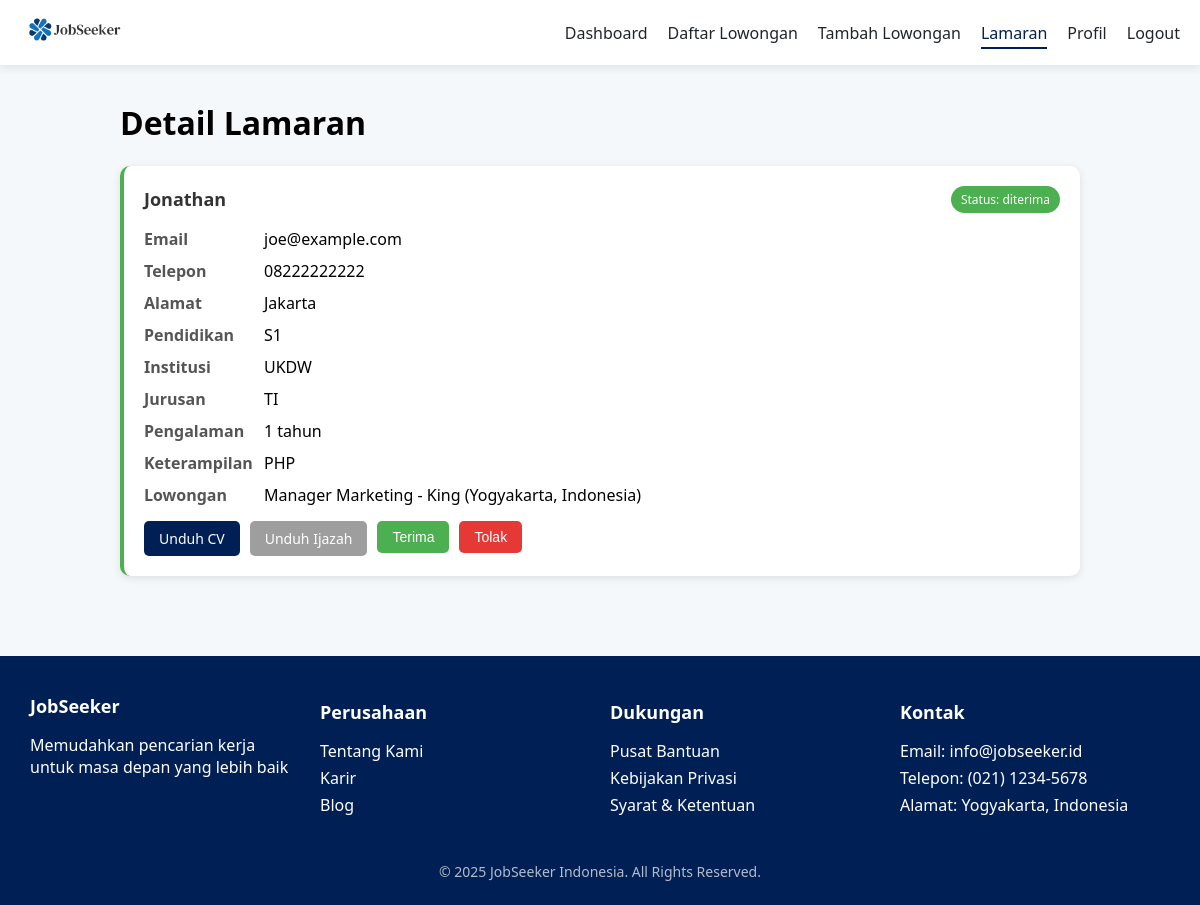
The app's page /lamaran_detail.php?id=5 (signed in) with its own data.
### tables this page shows
CREATE TABLE `lamaran` (
  `id` int(11) NOT NULL,
  `user_id` int(11) NOT NULL,
  `lowongan_id` int(11) NOT NULL,
  `nama` varchar(100) NOT NULL,
  `email` varchar(100) NOT NULL,
  `telp` varchar(20) NOT NULL,
  `alamat` text NOT NULL,
  `pendidikan` enum('SMA','D3','S1','S2','S3') NOT NULL,
  `institusi` varchar(100) NOT NULL,
  `jurusan` varchar(100) NOT NULL,
  `cv_path` varchar(255) NOT NULL,
  `ijazah_path` varchar(255) NOT NULL,
  `transkrip_path` varchar(255) DEFAULT NULL,
  `pengalaman` int(11) NOT NULL DEFAULT 0,
  `keterampilan` text NOT NULL,
  `tanggal_lamaran` timestamp NOT NULL DEFAULT current_timestamp(),
  `status` enum('pending','diterima','ditolak') DEFAULT 'pending'
);

CREATE TABLE `lowongan` (
  `id` int(11) NOT NULL,
  `employer_id` int(11) NOT NULL,
  `judul` varchar(100) NOT NULL,
  `perusahaan` varchar(100) NOT NULL,
  `kategori` varchar(50) NOT NULL,
  `lokasi` varchar(100) NOT NULL,
  `gaji_min` int(11) NOT NULL,
  `gaji_max` int(11) NOT NULL,
  `gaji_display` varchar(100) NOT NULL,
  `tipe` varchar(20) NOT NULL,
  `logo` varchar(255) NOT NULL,
  `deskripsi` text NOT NULL,
  `kualifikasi` text NOT NULL,
  `batas_lamaran` date DEFAULT NULL,
  `created_at` timestamp NOT NULL DEFAULT current_timestamp(),
  `updated_at` timestamp NOT NULL DEFAULT current_timestamp() ON UPDATE current_timestamp()
);

### lamaran_detail.php (the view, shortened to what this page needs)
<?php
include 'koneksi.php';
$lamaranId = isset($_GET['id']) ? (int) $_GET['id'] : 0;
$sql = "SELECT l.*, low.judul AS judul_lowongan, low.perusahaan, low.lokasi
        FROM lamaran l
        JOIN lowongan low ON l.lowongan_id = low.id
        WHERE l.id = $lamaranId";
$result = mysqli_query($conn, $sql);
$lamaran = mysqli_fetch_assoc($result);
?>
<!DOCTYPE html>
<html lang="id">
<head>
    <link rel="stylesheet" href="navbar.css">
</head>
<body>
    <div class="navbar-container">
        <nav class="navbar">
            <a href="dashboard_employer.php" class="logo">
                <img src="assets/logo website/jobseeker.png" alt="JobSeeker Logo">
            </a>
            <div class="nav-right">
                <a href="dashboard_employer.php" class="nav-item">Dashboard</a>
                <a href="lowongan_employer.php" class="nav-item">Daftar Lowongan</a>
                <a href="tambah_lowongan.php" class="nav-item">Tambah Lowongan</a>
                <a href="lamaran_employer.php" class="nav-item active">Lamaran</a>
                <a href="profile_employer.php" class="nav-item">Profil</a>
                <a href="logout.php" class="nav-item">Logout</a>
            </div>
        </nav>
    </div>
    <div class="container">
        <h1>Detail Lamaran</h1>
        <div class="lamaran-card">
            <div class="lamaran-header">
                <div class="lamaran-title"><?= htmlspecialchars($lamaran['nama']) ?></div>
                <div class="lamaran-status">Status: <?= htmlspecialchars($lamaran['status']) ?></div>
            </div>
            <div class="lamaran-detail">
                <div class="detail-label">Email</div>
                <div class="detail-value"><?= htmlspecialchars($lamaran['email']) ?></div>
            </div>
            <div class="lamaran-detail">
                <div class="detail-label">Telepon</div>
                <div class="detail-value"><?= htmlspecialchars($lamaran['telp']) ?></div>
            </div>
            <div class="lamaran-detail">
                <div class="detail-label">Alamat</div>
                <div class="detail-value"><?= htmlspecialchars($lamaran['alamat']) ?></div>
            </div>
            <div class="lamaran-detail">
                <div class="detail-label">Pendidikan</div>
                <div class="detail-value"><?= htmlspecialchars($lamaran['pendidikan']) ?></div>
            </div>
            <div class="lamaran-detail">
                <div class="detail-label">Institusi</div>
                <div class="detail-value"><?= htmlspecialchars($lamaran['institusi']) ?></div>
            </div>
            <div class="lamaran-detail">
                <div class="detail-label">Jurusan</div>
                <div class="detail-value"><?= htmlspecialchars($lamaran['jurusan']) ?></div>
            </div>
            <div class="lamaran-detail">
                <div class="detail-label">Pengalaman</div>
                <div class="detail-value"><?= htmlspecialchars($lamaran['pengalaman']) ?> tahun</div>
            </div>
            <div class="lamaran-detail">
                <div class="detail-label">Keterampilan</div>
                <div class="detail-value"><?= nl2br(htmlspecialchars($lamaran['keterampilan'])) ?></div>
            </div>
            <div class="lamaran-detail">
                <div class="detail-label">Lowongan</div>
                <div class="detail-value"><?= htmlspecialchars($lamaran['judul_lowongan']) ?> -
                    <?= htmlspecialchars($lamaran['perusahaan']) ?> (<?= htmlspecialchars($lamaran['lokasi']) ?>)
                </div>
            </div>
            <div class="action-buttons">
                <?php if (!empty($lamaran['cv_path'])): ?>
                    <a href="<?= htmlspecialchars($lamaran['cv_path']) ?>" class="btn btn-primary" download>Unduh CV</a>
                <?php endif; ?>
                <?php if (!empty($lamaran['ijazah_path'])): ?>
                    <a href="<?= htmlspecialchars($lamaran['ijazah_path']) ?>" class="btn btn-secondary" download>Unduh
                        Ijazah</a>
                <?php endif; ?>
                <form method="POST" style="display: inline;">
                    <button type="submit" class="btn btn-success">Terima</button>
                </form>
                <form method="POST" style="display: inline;">
                    <button type="submit" class="btn btn-danger">Tolak</button>
                </form>
            </div>
        </div>
    </div>
    <footer class="footer">
        <div class="footer-container">
            <div class="footer-section">
                <h3>JobSeeker</h3>
                <p>Memudahkan pencarian kerja untuk masa depan yang lebih baik</p>
            </div>
            <div class="footer-section">
                <h4>Perusahaan</h4>
                <ul>
                    <li><a href="#">Tentang Kami</a></li>
                    <li><a href="#">Karir</a></li>
                    <li><a href="#">Blog</a></li>
                </ul>
            </div>
            <div class="footer-section">
                <h4>Dukungan</h4>
                <ul>
                    <li><a href="#">Pusat Bantuan</a></li>
                    <li><a href="#">Kebijakan Privasi</a></li>
                    <li><a href="#">Syarat & Ketentuan</a></li>
                </ul>
            </div>
            <div class="footer-section">
                <h4>Kontak</h4>
                <ul>
                    <li>Email: info@jobseeker.id</li>
                    <li>Telepon: (021) 1234-5678</li>
                    <li>Alamat: Yogyakarta, Indonesia</li>
                </ul>
            </div>
        </div>
        <div class="footer-copy">
            <p>&copy; 2025 JobSeeker Indonesia. All Rights Reserved.</p>
        </div>
    </footer>
</body>
</html>

### navbar.css (style rules this page uses)
:root { --primary: #001f54; --secondary: #ff007f; --light: #f8f9fa; --dark: #212529; }
body { font-family: 'Segoe UI', Tahoma, Geneva, Verdana, sans-serif; background-color: #f5f8fa; margin: 0; padding-top: 60px; }
.navbar-container { width: 100%; position: fixed; top: 0; left: 0; z-index: 1000; background-color: white; box-shadow: 0 2px 10px rgba(0, 0, 0, 0.1); }
.navbar { display: flex; align-items: center; justify-content: space-between; padding: 10px 20px; max-width: 1200px; margin: 0 auto; }
.logo img { height: 40px; }
.nav-right { display: flex; align-items: center; gap: 20px; }
.nav-item { color: var(--dark); text-decoration: none; font-weight: 500; padding: 5px 0; position: relative; }
.nav-item.active { color: var(--primary); }
.nav-item.active:after, .nav-item:hover:after { content: ''; position: absolute; bottom: 0; left: 0; width: 100%; height: 2px; background-color: var(--primary); }

### lamaran_detail.php (style rules this page uses)
.container { width: 80%; margin: auto; padding: 20px; }
.lamaran-card { background: white; padding: 20px; border-radius: 10px; margin-bottom: 20px; box-shadow: 0 2px 8px rgba(0, 0, 0, 0.1); border-left: 4px solid #4CAF50; }
.lamaran-header { display: flex; justify-content: space-between; align-items: center; margin-bottom: 15px; }
.lamaran-title { font-size: 18px; font-weight: bold; color: #333; }
.lamaran-status { background-color: #4CAF50; color: white; padding: 5px 10px; border-radius: 20px; font-size: 12px; }
.lamaran-detail { display: flex; margin-bottom: 10px; }
.detail-label { font-weight: bold; width: 120px; color: #555; }
.detail-value { flex: 1; }
.action-buttons { margin-top: 15px; display: flex; gap: 10px; }
.btn { padding: 8px 15px; border-radius: 5px; text-decoration: none; font-size: 14px; cursor: pointer; border: none; transition: background-color 0.3s; color: white; }
.btn-primary { background-color: #001f54; }
.btn-success { background-color: #4CAF50; }
.btn-danger { background-color: #e53935; }
.btn-secondary { background-color: #9e9e9e; }
.footer { background-color: #001f54; color: white; padding: 10px 20px; text-align: center; margin-top: 40px; }
.footer-container { display: flex; justify-content: space-between; flex-wrap: wrap; max-width: 1200px; margin: auto; text-align: left; }
.footer-section { flex: 1; min-width: 250px; margin: 10px; }
.footer-section h3, .footer-section h4 { margin-bottom: 10px; font-size: 18px; }
.footer-section ul { list-style: none; padding: 0; }
.footer-section ul li { margin: 5px 0; }
.footer-section ul li a { color: white; text-decoration: none; transition: color 0.3s; }
.footer-copy { margin-top: 20px; font-size: 14px; opacity: 0.7; }
.btn-danger { background-color: #e53935; color: white; }

### records on screen
lamaran: nama "Jonathan", status "diterima", email "joe@example.com", telp "08222222222", alamat "Jakarta", pendidikan "S1", institusi "UKDW", jurusan "TI", pengalaman "1", keterampilan "PHP", lowongan.judul "Manager Marketing", lowongan.perusahaan "King", lowongan.lokasi "Yogyakarta, Indonesia"
